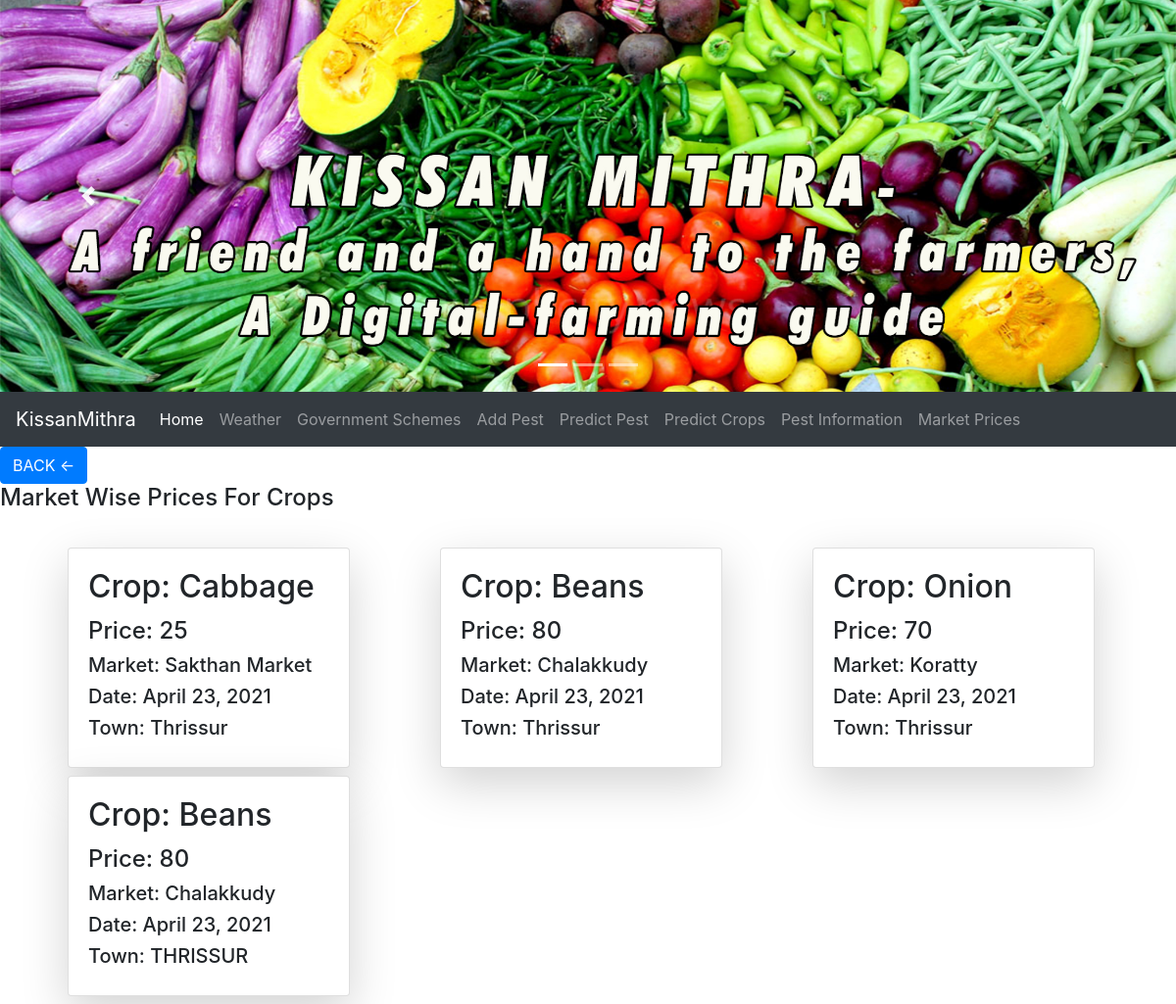
The page /marketforuser on the database its author committed.
### accounts/models.py (models this page shows, shortened)
class MarketPrices(models.Model):
    town=models.CharField(max_length=20)
    market=models.CharField(max_length=20)
    crop=models.CharField(max_length=20)
    date=models.DateField()
    price=models.IntegerField()

### accounts/views.py (the view)
# urls.py: path('marketforuser', views.marketforuser,name='marketforuser'),
def marketforuser(request):
    m_prices=MarketPrices.objects.values('town','crop','market','date','price')
    lis=[]
    for i in m_prices:
        print(i)
        lis.append(i)
    dic={'prices':lis}
    return render(request,'accounts/marketforuser.html',dic)

### accounts/templates/accounts/marketforuser.html (shortened to what this page needs)
{% extends 'accounts/FarmerPage.html' %}
{% block body %}
{% if prices %}
    <a href="predictMPG"><button class="btn btn-primary cart">BACK <-</button></a>
	<h4 class="card-title">Market Wise Prices For Crops</h4>
	<br>
         <div class="container">
             <div class="row ">
              {% for i in prices %}
                     <div class="col-sm-4">
                         <div class="card shadow-lg mb-2 bg-white rounded ml-4" style="width: 18rem;">
                             <div class="card-body">
                                 <h2 class="card-title">Crop: {{i.crop}}</h2>
                                 <h4>Price: {{i.price}}</h4>
                                 <h5>Market: {{i.market}}</h5>
                                 <h5>Date: {{i.date}}</h5>
                                 <h5>Town: {{i.town}}</h5>
                             </div>
                       </div>
                    </div>
               {% endfor %}
         </div>
    </div>
	{% endif %}
{% endblock %}

### accounts/templates/accounts/FarmerPage.html (shortened to what this page needs)
<!doctype html>
<html lang="en">
  <head>
    <link rel="stylesheet" href="https://stackpath.bootstrapcdn.com/bootstrap/4.5.0/css/bootstrap.min.css">
  </head>
  <body>
         <div id="carouselExampleIndicators" class="carousel slide" data-ride="carousel">
  <ol class="carousel-indicators">
    <li data-target="#carouselExampleIndicators" data-slide-to="0" class="active"></li>
    <li data-target="#carouselExampleIndicators" data-slide-to="1"></li>
    <li data-target="#carouselExampleIndicators" data-slide-to="2"></li>
  </ol>
  <div class="carousel-inner">
    {% load static %}
    <div class="carousel-item active">
      <img src="/media/homepage/farme.jpg" height="400"class="d-block w-100" alt="...">
    </div>
  </div>
  <a class="carousel-control-prev" href="#carouselExampleIndicators" role="button" data-slide="prev">
    <span class="carousel-control-prev-icon" aria-hidden="true"></span>
  </a>
  <a class="carousel-control-next" href="#carouselExampleIndicators" role="button" data-slide="next">
    <span class="carousel-control-next-icon" aria-hidden="true"></span>
  </a>
</div>
    <nav class="navbar navbar-expand-lg navbar-dark bg-dark">
  <a class="navbar-brand" href="#">KissanMithra</a>
  <div class="collapse navbar-collapse" id="navbarSupportedContent">
    <ul class="navbar-nav mr-auto">
      <li class="nav-item active">
        <a class="nav-link" href="#">Home <span class="sr-only">(current)</span></a>
      </li>
        <li class="nav-item">
        <a class="nav-link" href="/Weather">Weather</a>
      </li>
         <li class="nav-item">
        <a class="nav-link" href="/govtschemes">Government Schemes</a>
      </li>
        <li class="nav-item">
        <a class="nav-link" href="/addpest">Add Pest</a>
      </li>
        <li class="nav-item">
        <a class="nav-link" href="/predictpest">Predict Pest</a>
      </li>
         <li class="nav-item">
        <a class="nav-link" href="/predictMPG">Predict Crops</a>
      </li>
      <li class="nav-item">
        <a class="nav-link" href="/pestinformation">Pest Information</a>
      </li>
      <li class="nav-item">
        <a class="nav-link" href="/marketforuser">Market Prices</a>
      </li>
    </ul>
  </div>
</nav>
    {% block body %} {% endblock %}
  </body>
</html>

### rows shown on the page
MarketPrices: crop "Cabbage", price "25", market "Sakthan Market", date "April 23, 2021", town "Thrissur"
MarketPrices: crop "Onion", price "70", market "Koratty", date "April 23, 2021", town "Thrissur"

### other values the page prints
{{ i.crop }} "Beans" "Beans"
{{ i.price }} "80" "80"
{{ i.market }} "Chalakkudy" "Chalakkudy"
{{ i.date }} "April 23, 2021" "April 23, 2021"
{{ i.town }} "Thrissur" "THRISSUR"
